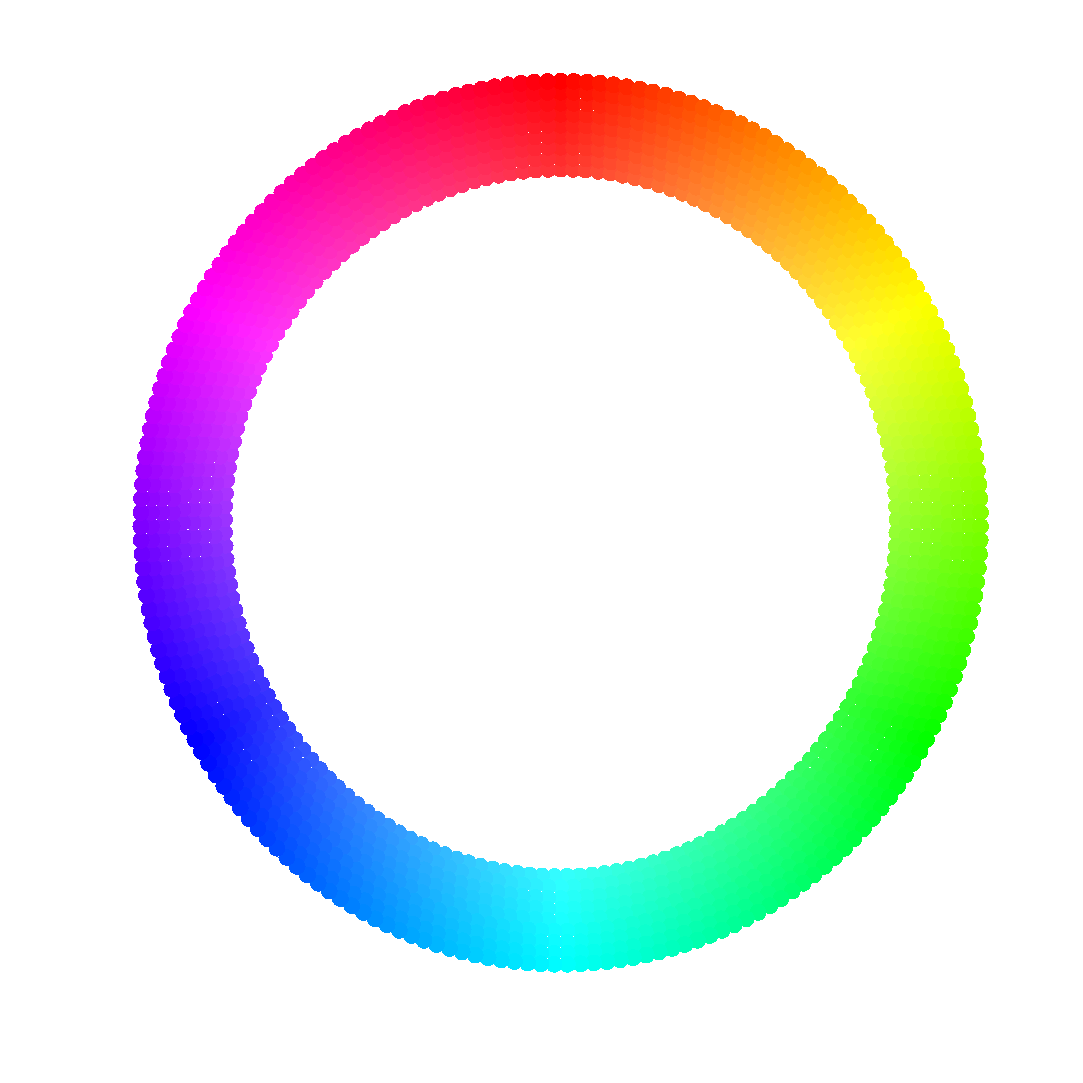
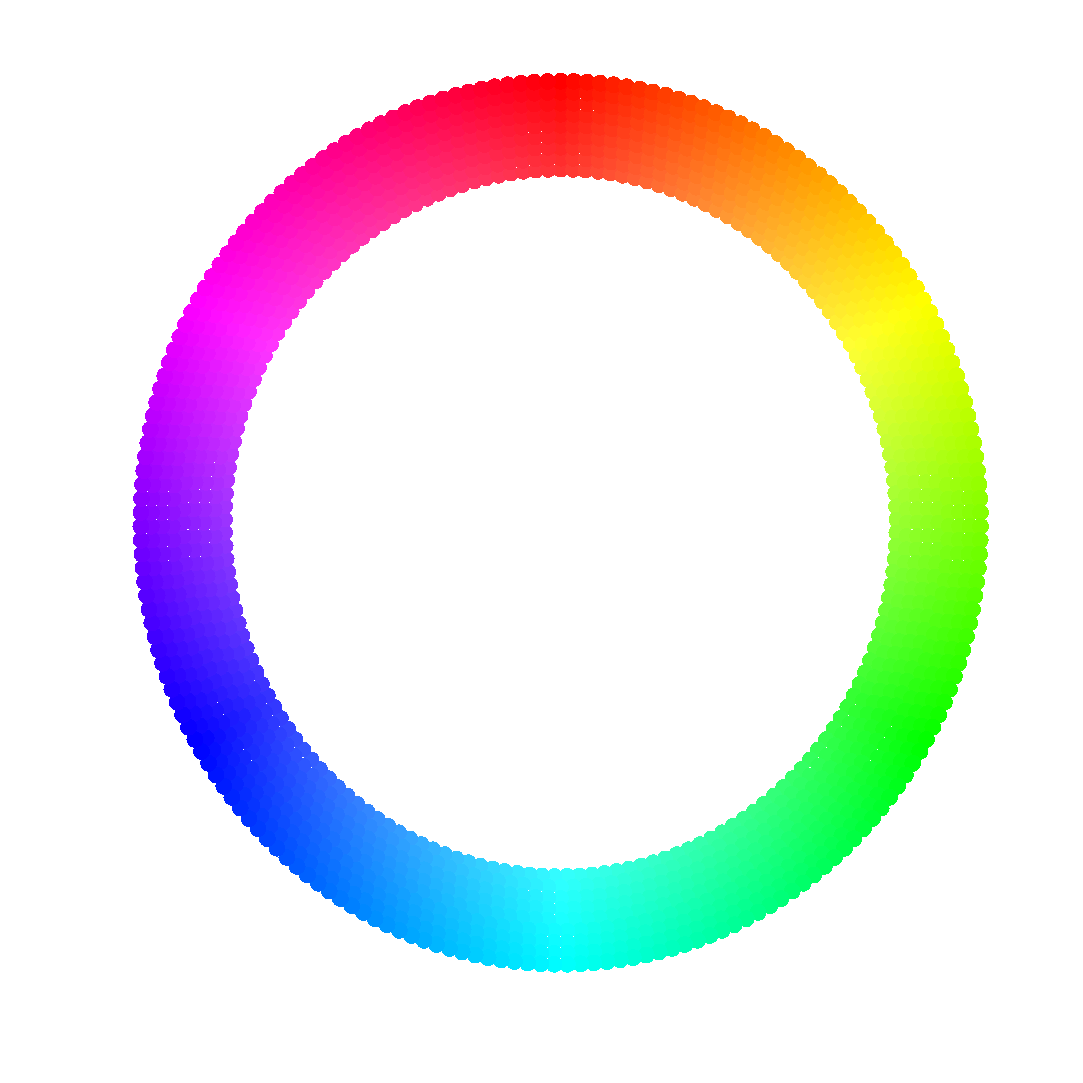

Write the MATLAB code that produced these figures, in order.
function Phases_polar_plot()
%clear all; close all; clc;

set(0,'DefaultTextFontSize',50)
% Saturation = r
% Hue = phi/2*pi

R = linspace(.8,1,9);
%R = linspace(0.025,1,40);

x = [];
y = [];
col = [];
S = [];
for r = R
    N = 50+150*r;
    PHI = linspace(0,2*pi,N);
    PHI = PHI(1:end-1);
    for phi = PHI
        x = [x; r*sin(phi)];
        y = [y; r*cos(phi)];
        col = [col; hsv2rgb([phi/(2*pi) r 1])];
        S = [S; 100+100*r];
    end
end
disp('plot')
figure('visible','off');
scatter(x,y,S,col,'filled')

if 0
    hold on;
    r = .75;
    Phi = [0 2*pi/3 4*pi/3];
    Phase = {'E','N','G'};
    k = 1;
    text(r*sin(Phi(k)),r*cos(Phi(k)),Phase{k},'HorizontalAlignment','center','VerticalAlignment','top');
    k = 2;
    text(r*sin(Phi(k)),r*cos(Phi(k)),Phase{k},'HorizontalAlignment','right','VerticalAlignment','bottom');
    k = 3;
    text(r*sin(Phi(k)),r*cos(Phi(k)),Phase{k},'HorizontalAlignment','left','VerticalAlignment','bottom');
end
axis off
dim = [32 32];
set(gcf,'units','Centimeters','PaperUnits','Centimeters','PaperPositionMode','Auto','PaperPosition',[0 0 dim],'PaperSize',[dim]);
print(gcf,'Fig/Phase_plot','-dpdf');
print(gcf,'Fig/Phase_plot','-dsvg');
close all

